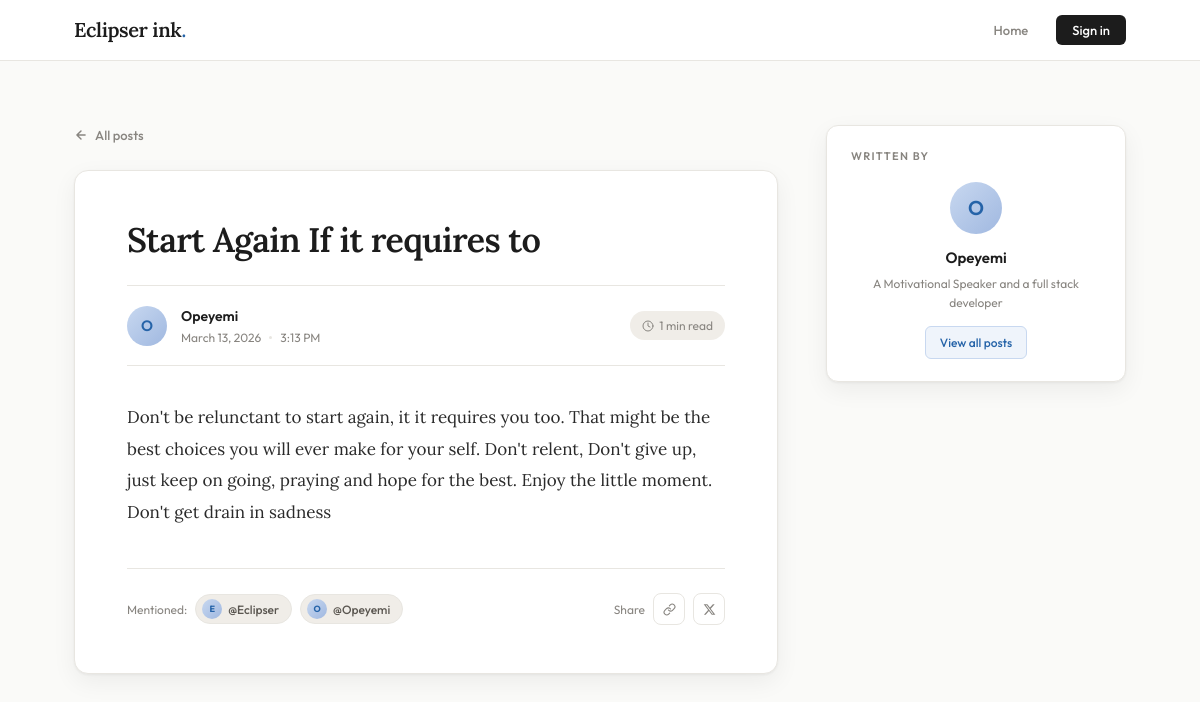
/post/start-again-if-it-requires-to/, run on the app's committed database.
### posts/models.py (models this page shows, shortened)
class POST(models.Model):
    author = models.ForeignKey(Participant,  on_delete=models.CASCADE, related_name="posts_authored")
    title = models.CharField(max_length=100)
    content = models.TextField(blank=True, null=True)
    slug = models.SlugField(unique=True, blank=True)
    tags = models.ManyToManyField(Tag, related_name="posts")
    created_at = models.DateTimeField(auto_now_add=True)
    mentions = models.ManyToManyField( Participant, related_name="mentioned_in_posts", blank=True)

class Profile(models.Model):
    user = models.OneToOneField(Participant, on_delete=models.CASCADE )
    bio = models.TextField()
    image = models.ImageField(upload_to="profiles/")

### authentication/models.py (models this page shows, shortened)
class Participant(AbstractUser):
    email = models.EmailField(unique=True)
    phone_number = models.CharField(max_length=15, blank=True, null=True)

### pages/views.py (the view)
# urls.py: path('post/<slug:slug>/', views.post_detail, name='post_detail'),
def post_detail(request, slug):
    post = get_object_or_404(POST, slug=slug)
    related_posts = POST.objects.filter(
        tags__in=post.tags.all()
    ).exclude(pk=post.pk).distinct()[:4]
    return render(request, 'post_detail.html', {
        'post': post,
        'related_posts': related_posts,
    })

### pages/templates/post_detail.html (shortened to what this page needs)
{% extends 'base.html' %}
{% block content %}
<div class="page">
  <div>
    <a href="{% url 'home' %}" class="back-link">
      <svg width="14" height="14" viewBox="0 0 24 24" fill="none" stroke="currentColor" stroke-width="2.5" stroke-linecap="round" stroke-linejoin="round"><path d="M19 12H5M12 19l-7-7 7-7"/></svg>
      All posts
    </a>
    <article class="article">
      <h1 class="article-title">{{ post.title }}</h1>
      <div class="author-bar">
        <a href="{% url 'user_profile' post.author.username %}" class="avatar avatar-md">
          {{ post.author.username|slice:":1" }}
        </a>
        <div class="author-info">
          <a href="{% url 'user_profile' post.author.username %}" class="author-name" style="text-decoration:none; color:inherit;">{{ post.author.username }}</a>
          <div class="author-meta">
            <span>{{ post.created_at|date:"F d, Y" }}</span>
            <div class="meta-dot"></div>
            <span>{{ post.created_at|date:"g:i A" }}</span>
          </div>
        </div>
        <div class="read-time">
          <svg width="12" height="12" viewBox="0 0 24 24" fill="none" stroke="currentColor" stroke-width="2" stroke-linecap="round" stroke-linejoin="round"><circle cx="12" cy="12" r="10"/><path d="M12 6v6l4 2"/></svg>
          {{ post.content|wordcount|divisibleby:200|default:"1" }} min read
        </div>
      </div>
      <div class="article-body">
        {% if post.content %}
          {{ post.content|linebreaksbr }}
        {% else %}
          <p style="color:var(--muted); font-style:italic;">No content yet.</p>
        {% endif %}
      </div>
      <div class="article-footer">
        {% if post.mentions.all %}
          <div class="mentions-row">
            <span class="mentions-label">Mentioned:</span>
            {% for person in post.mentions.all %}
              <a href="{% url 'user_profile' person.username %}" class="mention-chip">
                <span class="mention-chip-avatar">{{ person.username|slice:":1" }}</span>
                @{{ person.username }}
              </a>
            {% endfor %}
          </div>
        {% else %}
          <div></div>
        {% endif %}
        <div class="share-row">
          <span class="share-label">Share</span>
          <a class="share-btn" title="Copy link" onclick="copyLink(this)">
            <svg width="13" height="13" viewBox="0 0 24 24" fill="none" stroke="currentColor" stroke-width="2" stroke-linecap="round" stroke-linejoin="round"><path d="M10 13a5 5 0 007.54.54l3-3a5 5 0 00-7.07-7.07l-1.72 1.71"/><path d="M14 11a5 5 0 00-7.54-.54l-3 3a5 5 0 007.07 7.07l1.71-1.71"/></svg>
          </a>
          <a class="share-btn" title="Share on X" href="https://twitter.com/intent/tweet?text={{ post.title|urlencode }}&url={{ request.build_absolute_uri }}" target="_blank">
            <svg width="13" height="13" viewBox="0 0 24 24" fill="currentColor"><path d="M18.244 2.25h3.308l-7.227 8.26 8.502 11.24H16.17l-5.214-6.817L4.99 21.75H1.68l7.73-8.835L1.254 2.25H8.08l4.713 6.231zm-1.161 17.52h1.833L7.084 4.126H5.117z"/></svg>
          </a>
        </div>
      </div>
    </article>
  </div>
  <aside class="sidebar">
    <div class="sidebar-block">
      <p class="sidebar-title">Written by</p>
      <div class="author-card">
        <a href="{% url 'user_profile' post.author.username %}" class="avatar avatar-lg" style="margin-bottom:12px;">
          {{ post.author.username|slice:":1" }}
        </a>
        <div class="author-name">{{ post.author.username }}</div>
        <p class="author-bio">
          {% if post.author.profile.bio %}{{ post.author.profile.bio|truncatewords:15 }}{% else %}Member of the Eclipser ink. community{% endif %}
        </p>
        <a href="{% url 'user_profile' post.author.username %}" class="author-posts-link">View all posts</a>
      </div>
    </div>
  </aside>
</div>
{% endblock %}

### data on the page
POST: title "Start Again If it requires to", author.username "O", author.username "Opeyemi", created_at "March 13, 2026", created_at "3:13 PM", content|divisibleby "1", content "Don't be relunctant to start again, it it requires you too. That might be the best choices you will ever make for your self. Don't relent, Don't give up, just keep on going, praying and hope for the best. Enjoy the little moment. Don't get drain in sadness", author.profile.bio "A Motivational Speaker and a full stack developer"
Participant: username "E", username "Eclipser"
Participant: username "O", username "Opeyemi"
